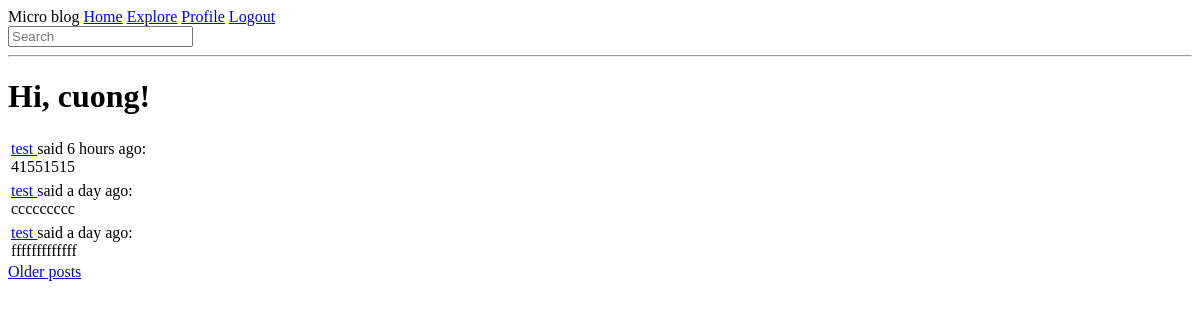
The page /explore (signed in) on the database as committed earlier.
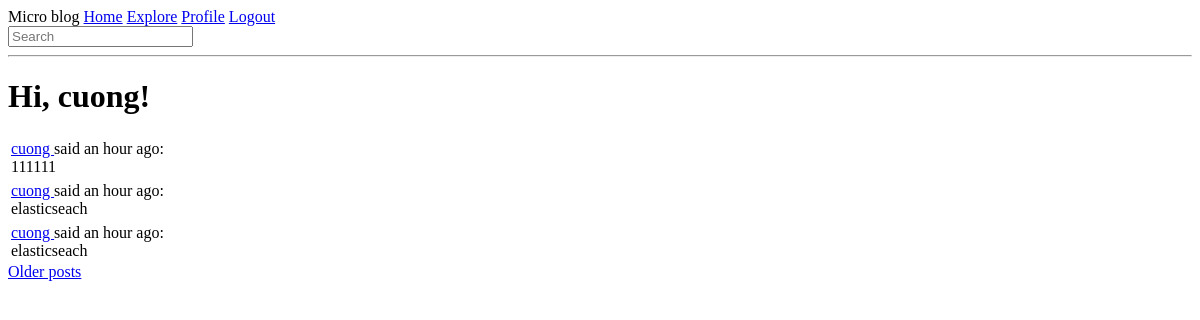
The same page on the database as committed later.
### app/models.py (models this page shows, shortened)
class SearchableMixin:
    @classmethod
    def before_commit(cls, session):
        session._changes = {
            'add': list(session.new),
            'update': list(session.dirty),
            'delete': list(session.deleted)
        }
    @classmethod
    def after_commit(cls, session):
        for obj in session._changes['add']:
            if isinstance(obj, SearchableMixin):
                add_to_index(obj.__tablename__, obj)
        for obj in session._changes['update']:
            if isinstance(obj, SearchableMixin):
                add_to_index(obj.__tablename__, obj)
        for obj in session._changes['delete']:
            if isinstance(obj, SearchableMixin):
                remove_from_index(obj.__tablename__, obj)
        session._changes = None

class Post(SearchableMixin, db.Model):
    __searchable__ = ['body']
    id = db.Column(db.Integer, primary_key=True)
    body = db.Column(db.String(140))
    timestamp = db.Column(db.DateTime, index=True, default=datetime.now())
    user_id = db.Column(db.Integer, db.ForeignKey('user.id'))

class User(UserMixin, db.Model):
    id = db.Column(db.Integer, primary_key=True)
    username = db.Column(db.String(64), index=True, unique=True)
    email = db.Column(db.String(123), index=True, unique=True)
    password_hash = db.Column(db.String(128))
    about_me = db.Column(db.String(140))
    last_seen = db.Column(db.DateTime, default=datetime.utcnow())
    post = db.relationship('Post', backref='author',lazy='dynamic')
    followed = db.relationship('User', secondary=followers,
                               primaryjoin=(followers.c.follower_id == id),
                               secondaryjoin=(followers.c.followed_id == id),
                               backref=db.backref('followers', lazy='dynamic'), lazy='dynamic')

### app/main/views.py (the view)
@bp.route('/explore')
@login_required
def explore():
    page = request.args.get('page', 1, type=int)
    posts = Post.query.order_by(Post.timestamp.desc()).paginate(
        page, current_app.config['POSTS_PER_PAGE'], False)
    next_url = url_for('main.explore', page=posts.next_num) if posts.has_next else None
    prev_url = url_for('main.explore', page=posts.prev_num) if posts.has_prev else None
    return render_template("index.html", title='Explore', posts=posts.items,
                           next_url=next_url, prev_url=prev_url)

### app/main/forms.py
class SearchForm(FlaskForm):
    q = StringField(_l('Search'), validators=[DataRequired()])
    def __init__(self, *args, **kwargs):
        if 'formdata' not in kwargs:
            kwargs['formdata'] = request.args
        if 'csrf_enabled' not in kwargs:
            kwargs['csrf_enabled'] = False
        super(SearchForm, self).__init__(*args, **kwargs)

### app/main/views.py (called while the page is built)
@bp.before_app_request
def before_request():
    if current_user.is_authenticated:
        current_user.last_seen = datetime.utcnow()
        db.session.commit()
        g.search_form = SearchForm()
    g.locale = str(get_locale())

### app/models.py (called while the page is built)
@login.user_loader
def load_user(idd):
    return User.query.get(int(idd))

### app/templates/index.html (shortened to what this page needs)
{% extends "base.html" %}
{% block content %}
    <h1>Hi, {{ current_user.username }}!</h1>
    {% for post in posts %}
        {% include '_post.html' %}
    {% endfor %}
    {% if next_url %}
    <a href="{{ next_url }}">Older posts</a>
    {% endif %}
{% endblock %}

### app/templates/_post.html
<table>
    <tr valign="top">
        <td>
            <a href="{{ url_for('main.user', username=post.author.username) }}">
                {{ post.author.username }}
            </a>
                said {{moment(post.timestamp).fromNow()}}:
                <br>
                {{ post.body }}
        </td>
    </tr>
</table>

Rows that differ between the two databases and show on the page:
no longer on this page (row unchanged): Post: author.username "test", timestamp "6 hours ago", body "41551515"
no longer on this page (row unchanged): Post: author.username "test", timestamp "a day ago", body "ccccccccc"
no longer on this page (row unchanged): Post: author.username "test", timestamp "a day ago", body "fffffffffffff"
added Post: author.username "cuong", timestamp "an hour ago", body "111111"
added Post: author.username "cuong", timestamp "an hour ago", body "elasticseach"
added Post: author.username "cuong", timestamp "an hour ago", body "elasticseach"
